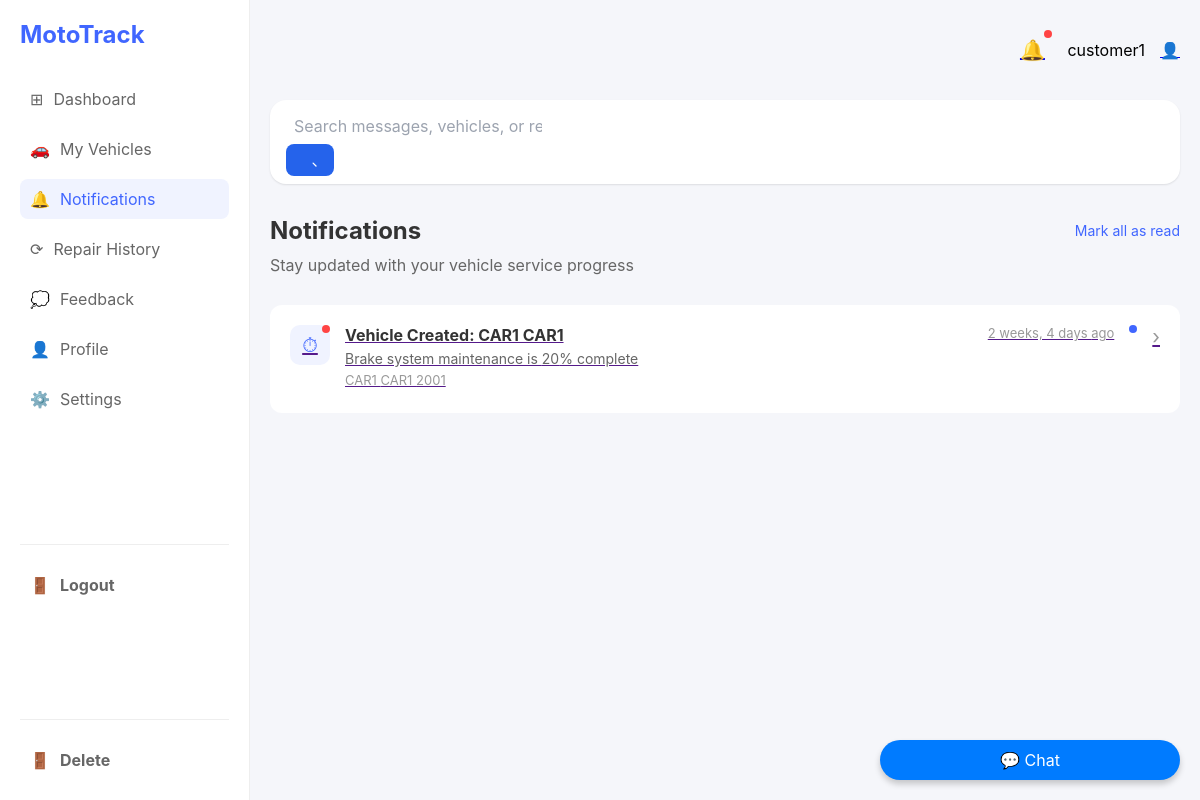
Before: /notifications/ (signed in) with the older database file.
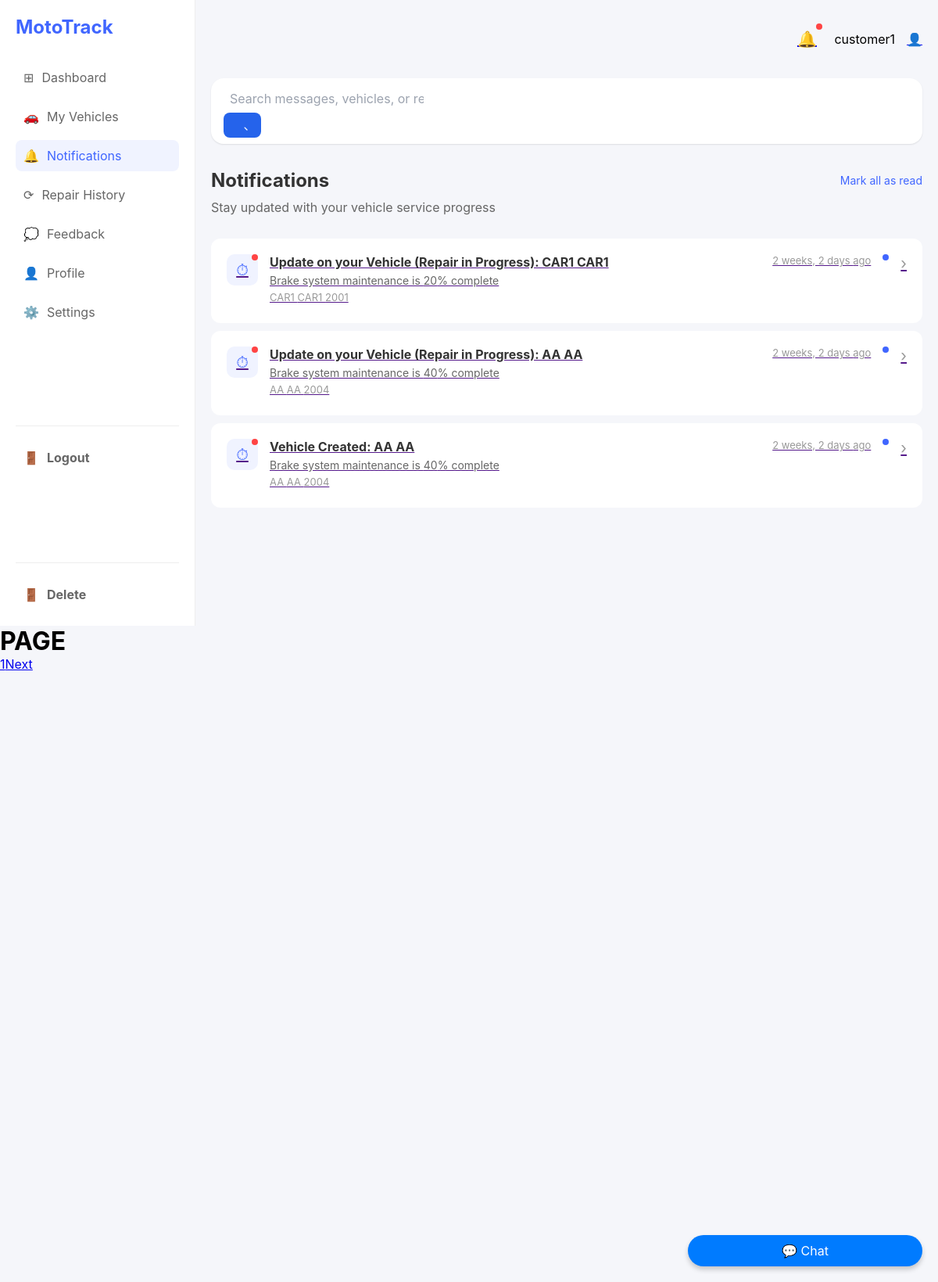
After: the same page with the newer database file.
### notifications/models.py (models this page shows, shortened)
class Notification(models.Model):
    customer = models.ForeignKey(settings.AUTH_USER_MODEL, on_delete=models.CASCADE, related_name="notifications")
    service_adviser = models.ForeignKey(settings.AUTH_USER_MODEL, on_delete=models.CASCADE, related_name="sa_notifications", default=1)
    vehicle = models.ForeignKey(Vehicle, on_delete=models.CASCADE, related_name='vehicles')
    title = models.CharField(max_length=200)
    notification_type = models.CharField(
        max_length=50,
        choices=[
            ('Job Update', 'Job Update'),
            ('Alert', 'Alert'),
            ('Service Completion', 'Service Completion'),
            ('General Information', 'General Information'),
        ],
    )
    status = models.CharField(max_length=10, choices=READ_RECEIPT, default='Unread')
    message = models.TextField()
    created_at = models.DateTimeField(auto_now_add=True)
    class Meta:
        ordering = ['-created_at']

### vehicles/models.py (models this page shows, shortened)
class Vehicle(models.Model):
    owner = models.ForeignKey(settings.AUTH_USER_MODEL, on_delete=models.CASCADE, related_name="vehicles")
    service_adviser = models.ForeignKey(settings.AUTH_USER_MODEL, on_delete=models.CASCADE, related_name="service_adviser")
    registration_number = models.CharField(max_length=50, unique=True)
    make = models.CharField(max_length=100)
    model = models.CharField(max_length=100)
    vin = models.CharField(max_length=100)
    plate = models.CharField(max_length=50)
    year = models.PositiveIntegerField()
    color = models.CharField(max_length=50)
    condition = models.TextField(max_length=500)
    concern = models.TextField(default='None', max_length=1000)
    status = models.CharField(max_length=50, choices=STATUS_CHOICES, default='Pending')
    progress = models.PositiveIntegerField(default=0)
    created_at = models.DateTimeField(auto_now_add=True)
    updated_at = models.DateTimeField(auto_now=True)

### notifications/views.py (the view)
# urls.py: path('notifications/', include('notifications.urls')),
@login_required(login_url='login')
@role_required('customer')
def notifications(request):
    page = request.GET.get('page')
    results = 3
    search_query, notification_list = searchQuery(request, 'customer')
    custom_range, notification_list = paginatePage(notification_list, results, page)
    context = {'notification_list': notification_list, 'search_query': search_query,
               'custom_range': custom_range}
    return render(request, 'notification.html', context)

### notifications/utils.py (called while the page is built, shortened)
def searchQuery(request, user_type='customer'):
    search_query = ''
    if request.GET.get('search_query'):
        search_query = request.GET.get('search_query')
    if user_type == 'customer':
        notification = Notification.objects.filter(
        Q(customer=request.user) &
            (
            Q(title__icontains=search_query) |
            Q(message__icontains=search_query)
            )
        )
    return search_query, notification

def paginatePage(queryset, results, page):
    paginator = Paginator(queryset, results)
    try:
        queryset = paginator.page(page)
    except PageNotAnInteger:
        page = 1
        queryset = paginator.page(page)
    except EmptyPage:
        page = Paginator.num_pages
        queryset = paginator.page(page)
    left_index = (int(page) - 4)
    if left_index < 1:
        left_index = 1
    right_index = (int(page) + 4)
    if right_index > paginator.num_pages:
        right_index = paginator.num_pages
    custom_range = range(left_index, right_index)
    return custom_range, queryset

### users/views.py (called while the page is built)
def role_required(required_role):
    def decorator(view_func):
        @wraps(view_func)
        def _wrapped_view(request, *args, **kwargs):
            if request.user.is_authenticated and request.user.customerprofile.role == required_role:
                return view_func(request, *args, **kwargs)
            return HttpResponseForbidden("You do not have permission to access this page.")
        return _wrapped_view
    return decorator

### templates/notification.html (shortened to what this page needs)
{% extends 'user-main.html' %}
{% load static %}
{% block styles %}
    {{ block.super }}
    <link rel="stylesheet" href="{% static 'styles/notification.css' %}">
{% endblock styles %}
{% block content %}
<form class="search-bar" action="{% url 'notifcations' %}" method="get">
    <div class="search-container">
        <input
            type="text"
            placeholder="Search messages, vehicles, or repairs..."
            aria-label="Search"
            name="search_query"
            value="{{search_query}}"
        />
        <button type="submit">
            <svg class="icon" viewBox="0 0 24 24">
                <path d="M21 21l-4.35-4.35m0 0A7.5 7.5 0 1016.65 16.65z"/>
            </svg>
        </button>
    </div>
</form>
<div class="notifications-container">
    <div class="notifications-header">
        <h1>Notifications</h1>
        <button class="mark-read">Mark all as read</button>
    </div>
    <p class="subtitle">Stay updated with your vehicle service progress</p>
    <div class="notification-list">
        {% for notification in notification_list %}
        <a href="">
            <div class="notification-item">
                <div class="notification-icon blue">⏱</div>
                <div class="notification-content">
                    <h3>{{ notification.title }}</h3>
                    <p>Brake system maintenance is {{notification.vehicle.progress}}% complete</p>
                    <p class="vehicle">{{notification.vehicle.make}} {{notification.vehicle.model}} {{notification.vehicle.year}}</p>
                </div
                <div class="notification-meta">
                    <span class="time">{{notification.created_at|timesince}} ago</span>
                    <span class="status-dot blue"></span>
                    <span class="arrow">›</span>
                </div>
            </div>
        {% endfor %}
    </div>
</div>
{% include 'pagination.html' with queryset=notification_list custom_range=custom_range %}
{% endblock content %}

### templates/user-main.html (shortened to what this page needs)
{% load static %}
<!DOCTYPE html>
<html lang="en">
<head>
    {% block styles %}
    <link rel="stylesheet" href="{% static 'styles/user-main.css' %}">
    {% endblock styles %}
</head>
<body>
    <div class="container">
        <nav class="sidebar">
            <div class="logo">MotoTrack</div>
            <ul class="nav-items">
                <li class="{% if request.resolver_match.view_name == 'vehicle-dashboard' %}active{% endif %}"><a href="{% url 'vehicle-dashboard' %}"><span class="icon">⊞</span> Dashboard</a></li>
                <li class="{% if request.resolver_match.view_name == 'vehicles-page' %}active{% endif %}"><a href="{% url 'vehicles-page' %}"><span class="icon">🚗</span> My Vehicles</a></li>
                <li class="{% if request.resolver_match.view_name == 'notifcations' %}active{% endif %}"><a href="{% url 'notifcations' %}"><span class="icon">🔔</span> Notifications</a></li>
                <li><a href="#"><span class="icon">⟳</span> Repair History</a></li>
                <li class="{% if request.resolver_match.view_name == 'feedback' %}active{% endif %}" ><a href="{% url 'feedback' %}"><span class="icon">💭</span> Feedback</a></li>
                <li class="{% if request.resolver_match.view_name == 'profile' %}active{% endif %}"><a href="{% url 'profile' %}"><span class="icon">👤</span> Profile</a></li>
                <li><a href="#"><span class="icon">⚙️</span> Settings</a></li>
            </ul>
            {% if request.user.is_authenticated %}
            <div class="logout-section">
                <a href="{% url 'logout' %}" class="logout-btn"><span class="icon">🚪</span> Logout</a>
            </div>
            <div class="logout-section">
                <a href="" class="logout-btn"><span class="icon">🚪</span>Delete</a>
            </div>
            {% endif %}
        </nav>
        <main class="main-content">
            <header>
                <div class="user-info">
                    <a href="{% url 'notifcations' %}"><span class="notification-icon">🔔</span></a>
                    <span class="user-name">{{request.user.username}}</span>
                    <a href="{% url 'profile' %}"><span class="user-avatar">👤</span></a>
                </div>
            </header>
            {% block content %}
            {% endblock content %}
{% include 'livechat.html' %}
</body>
</html>

### templates/pagination.html (shortened to what this page needs)
{% if queryset.has_other_pages %}
<div class="paginator">
    <h1>PAGE</h1>
    <ul class="container">
        {% for page in custom_range %}
        <li><a href="?page={{page}}" class="page-link" data-page="{{page}}">{{page}}</a></li>
        {% endfor %}
        {% if queryset.has_next %}
        <li><a href="?page={{queryset.next_page_number}}" class="page-link" data-page="{{queryset.next_page_number}}">Next</a></li>
        {% endif %}
    </ul>
</div>
{% endif %}

### templates/livechat.html (shortened to what this page needs)
{% load static %}
<!DOCTYPE html>
<html lang="en">
<head>
    {% block styles %}
    <link rel="stylesheet" href="{% static 'styles/livechat.css' %}">
    {% endblock styles %}
</head>
<body>
    <div id="chat-box">
        <div id="chat-toggle" onclick="toggleChat()">
            <span>💬 Chat</span>
        </div>
    </div>
</body>
</html>

### static/styles/user-main.css (style rules this page uses)
* { margin: 0; padding: 0; box-sizing: border-box; font-family: -apple-system, BlinkMacSystemFont, 'Segoe UI', Roboto, Oxygen, Ubuntu, Cantarell, sans-serif; }
body { background-color: #f5f6fa; height: 100vh; }
.container { display: flex; min-height: 100vh; }
.sidebar { width: 250px; background-color: white; padding: 20px; border-right: 1px solid #eee; justify-content: space-between; }
.logo { color: #4066ff; font-size: 1.5rem; font-weight: bold; margin-bottom: 30px; }
.nav-items { list-style: none; }
.nav-items li { margin-bottom: 10px; padding: 10px; border-radius: 8px; }
.nav-items li.active { background-color: #f0f3ff; }
.nav-items li a { text-decoration: none; color: #666; display: flex; align-items: center; gap: 10px; }
.nav-items li.active a { color: #4066ff; }
.main-content { flex: 1; padding: 20px; overflow-y: auto; }
header { display: flex; justify-content: flex-end; padding: 10px 0; margin-bottom: 20px; }
.user-info { display: flex; align-items: center; gap: 15px; }
.sidebar { width: 250px; background-color: white; padding: 20px; border-right: 1px solid #eee; display: flex; flex-direction: column; justify-content: space-between; height: 100vh; }
.logout-section { margin-top: auto; padding-top: 20px; border-top: 1px solid #eee; }
.logout-btn { text-decoration: none; color: #666; font-weight: bold; display: flex; align-items: center; gap: 10px; padding: 10px; border-radius: 8px; transition: background-color 0.3s ease, color 0.3s ease; }

### static/styles/livechat.css (style rules this page uses)
#chat-box { position: fixed; bottom: 20px; right: 20px; width: 300px; font-family: Arial, sans-serif; z-index: 1000; }
#chat-toggle { display: flex; justify-content: center; align-items: center; background-color: #007bff; color: white; padding: 10px; border-radius: 30px; cursor: pointer; box-shadow: 0 4px 6px rgba(0, 0, 0, 0.2); }

Changed rows visible on the page:
no longer on this page (row unchanged): Notification: title "Vehicle Created: CAR1 CAR1", vehicle.progress "20", vehicle.make "CAR1", vehicle.model "CAR1", vehicle.year "2001", created_at "2 weeks, 4 days"
added Notification: title "Update on your Vehicle (Repair in Progress): CAR1 CAR1", vehicle.progress "20", vehicle.make "CAR1", vehicle.model "CAR1", vehicle.year "2001", created_at "2 weeks, 2 days"
added Notification: title "Update on your Vehicle (Repair in Progress): AA AA", vehicle.progress "40", vehicle.make "AA", vehicle.model "AA", vehicle.year "2004", created_at "2 weeks, 2 days"
added Notification: title "Vehicle Created: AA AA", vehicle.progress "40", vehicle.make "AA", vehicle.model "AA", vehicle.year "2004", created_at "2 weeks, 2 days"
Other visible differences:
text now shown: "PAGE Next"
new list line: "1"
